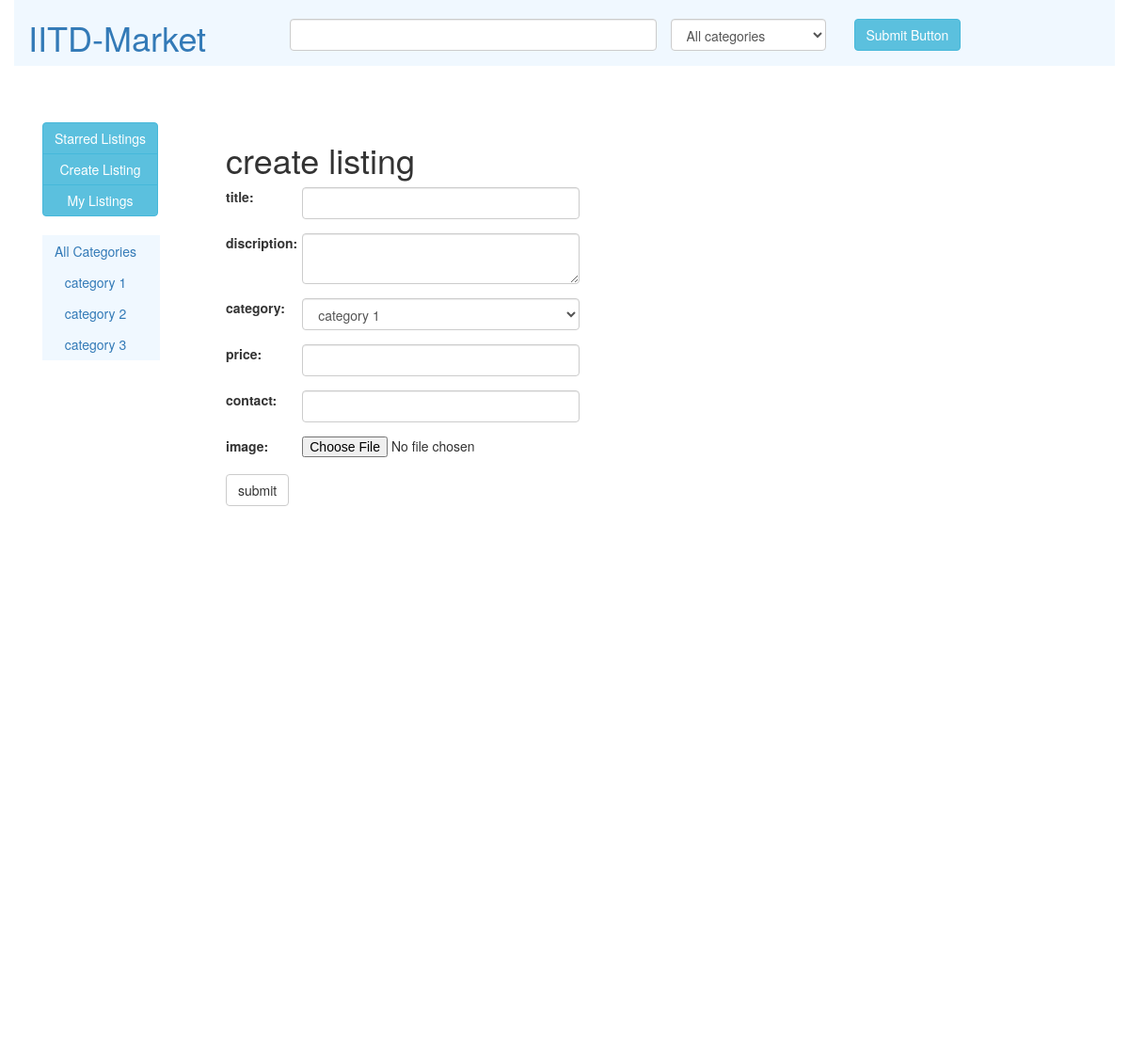
The app's page /create-listings.php (signed in) with its own data.
### tables this page shows
CREATE TABLE IF NOT EXISTS `category` (
  `id` int(11) NOT NULL,
  `name` text NOT NULL
);

### create-listings.php (the view, shortened to what this page needs)
<?php
include 'globals.php';
if($_SESSION['login']==true){
include 'header.php';
include 'sidebar.php';
$title=$discription=$price=$contact="";
?>
<div class="col-md-10"  id="main" style="height:1000px;">
<h1>create listing</h1>
 <form role="form"  enctype="multipart/form-data" action="<?php echo htmlspecialchars($_SERVER["PHP_SELF"]);?>" method="post">
   <div class="form-group">
  <div class="row">
   <div class="col-md-1"> <label for="title">title:</label></div>
   <div class="col-md-4"> <input type="text" value="<?php echo $title;?>" class="form-control" name="title">
  </div></div></div>
  <div class="form-group">
  <div class="row">
   <div class="col-md-1"> <label for="discription">discription:</label></div>
   <div class="col-md-4"> <textarea  value="<?php echo $discription;?>"class="form-control" name="discription"></textarea>
  </div></div></div>
<div class="form-group">
  <div class="row">
  <div class="col-md-1">  <label for="category">category:</label></div>
   <div class="col-md-4">  <select class="form-control" name="category">
    <?php
    $conn = new mysqli($servername, $username, $password, $dbname);
$sql = "SELECT * FROM category ";
$result = $conn->query($sql);
if ($result->num_rows > 0) {
    while($row = $result->fetch_assoc()) {
       echo "<option value=$row[id]>$row[name]</option>";}}
else{
	$categoryerr="no catergory";
}
$conn->close(); ?>
  </select>
  </div></div></div>
  <div class="form-group">
  <div class="row">
  <div class="col-md-1">  <label for="price">price:</label></div>
   <div class="col-md-4">  <input type="number" class="form-control" name="price">
  </div></div></div>
  <div class="form-group">
  <div class="row">
  <div class="col-md-1">  <label for="contact">contact:</label></div>
   <div class="col-md-4">  <input type="text" class="form-control" name="contact">
  </div></div></div>
<div class="form-group">
  <div class="row">
  <div class="col-md-1">  <label for="image">image:</label></div>
   <div class="col-md-4">  <input type="file" name="image">
  </div></div></div>
  <button type="submit" class="btn btn-default">submit</button>
</form>
<?php }
else{
	http_redirect($site/login.php);
}?>

### sidebar.php (shortened to what this page needs)
<?php
$flag=false;
if(isset($_SESSION['login'])){
	if($_SESSION['login']==true){
		$flag=true;
		}}?>
<div style="height:1000px;" id="sidebar-contain" class="container">
<br><br><br>
<div class ="row">
<div  class="col-md-2" id="sidebars">
<div class="btn-group-vertical">
<?php if(!$flag){echo '
  <a role="button" href="starred.php" class="btn btn-info">Starred Listings</a>
  <a role="button" href="login.php"class="btn btn-info">Login</a>
<a href="register.php" role="button" class="btn btn-info">Register</a>
';}
else{
echo '
  <a role="button" class="btn btn-info" href="starred.php">Starred Listings</a>
  <a role="button" class="btn btn-info" href="create-listings.php">Create Listing</a>
  <a role="button" class="btn btn-info" href="my-listings.php">My Listings</a>
';
 }?>
</div>
<br><br>
<div style="height: 40%; width: 125px; background-color:aliceblue;" id="sidebar2">
<div class="btn-group-vertical">
  <a role="button" class="btn btn-link" href="home.php">All Categories</a>
 <?php
 include 'globals.php';
   $conn = new mysqli($servername, $username, $password, $dbname);
$sql = "SELECT * FROM category";
$result = $conn->query($sql);
if ($result->num_rows > 0) {
    while($row = $result->fetch_assoc()) {
    	echo  '<a role="button" href="home.php?cat='.$row["id"].'"class="btn btn-link">'.$row["name"].'</a>';}}
    	$conn->close();?>
</div>
  </div>
</div>

### records on screen
category: name "category 1"
category: name "category 2"
category: name "category 3"

### other values on screen
form field category "category 1"
